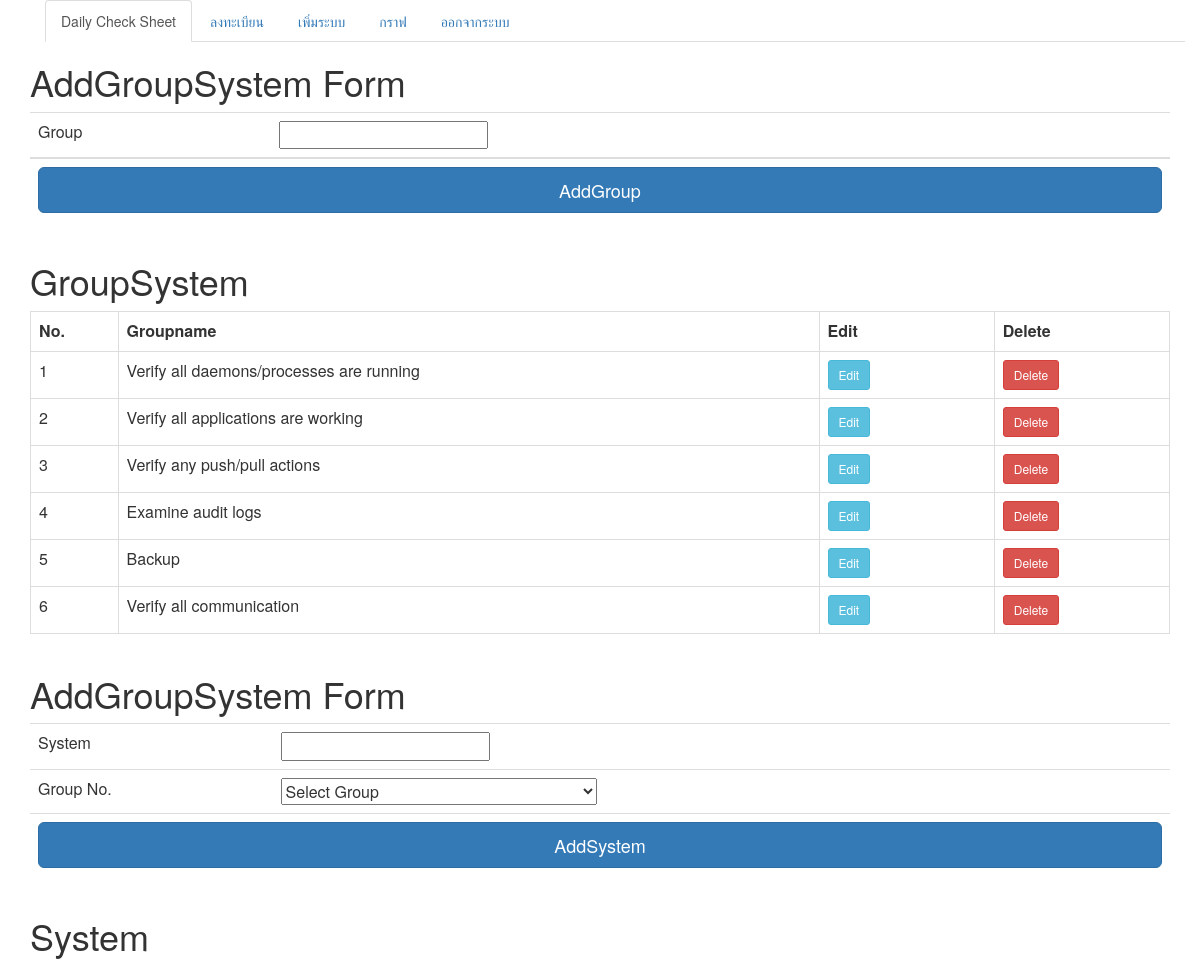
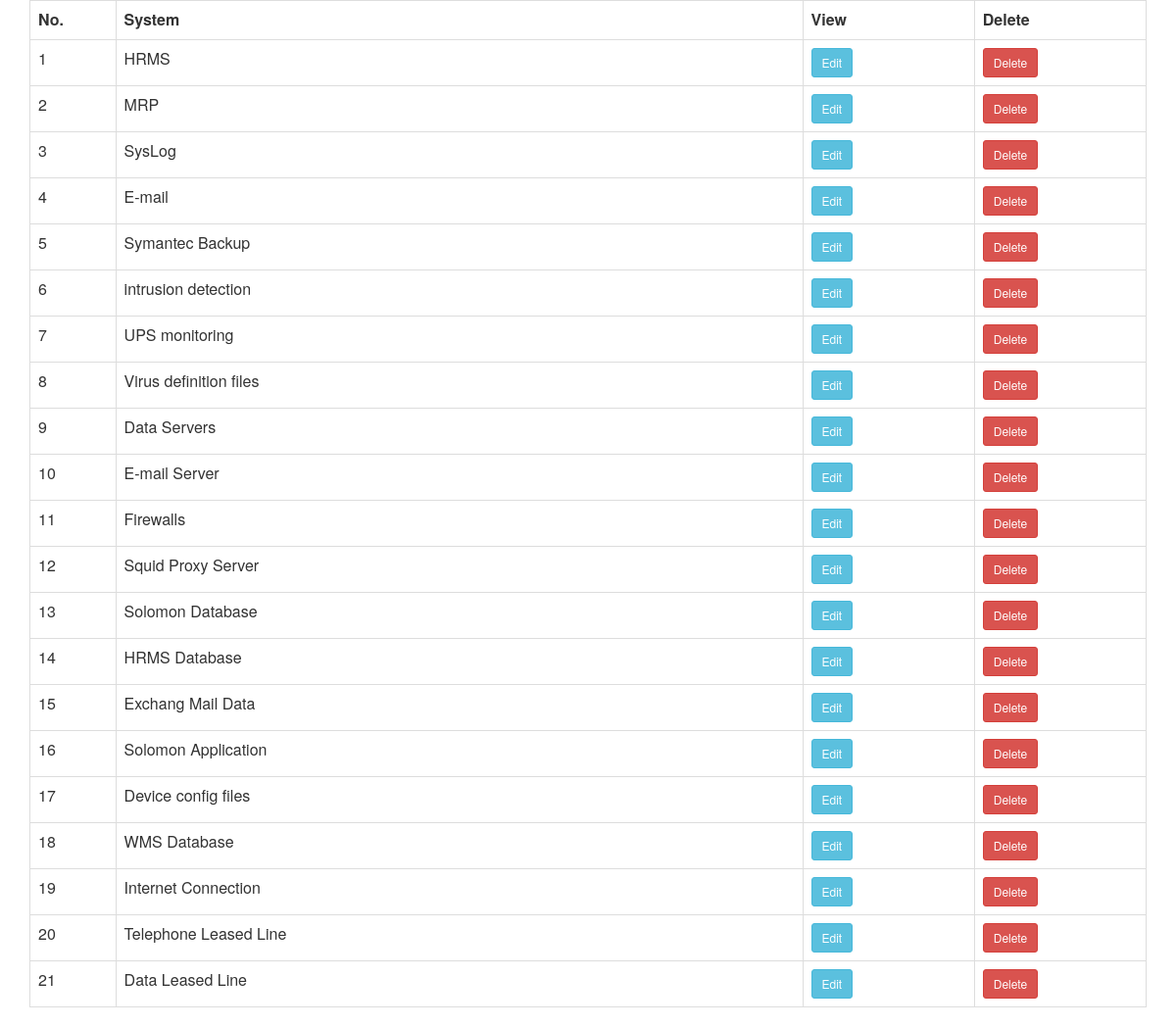
The app's page /addsystem.php (signed in) with its own data (2 pictures, top to bottom).
### tables this page shows
CREATE TABLE `tbgroup` (
  `g_id` int(100) NOT NULL,
  `g_name` varchar(500) NOT NULL
);

CREATE TABLE `tbitem` (
  `i_id` int(100) NOT NULL,
  `i_name` varchar(200) NOT NULL,
  `g_id` int(100) NOT NULL
);

### addsystem.php (the view, shortened to what this page needs)
<?php
    require_once("conn.php");
        ?>
<html>
<head>
<meta http-equiv="Content-Type" content="text/html; charset=utf-8"></head>
<link rel="stylesheet" href="https://maxcdn.bootstrapcdn.com/bootstrap/3.3.7/css/bootstrap.min.css">
<body>
<div class="container">
  <?php include_once 'manuBar.php';  ?>
</div>
<div class="container">
<form name="addgroup" method="post" action="savegroup.php" onsubmit="javascript:return checkvalidate1();">
  <h1>AddGroupSystem Form</h1>
  <table class="table table-hover">
    <tbody>
      <tr>
        <td>Group</td>
        <td>
          <input name="gname" type="text" id="gname">
        </td>
      </tr>
    </tbody>
    <tr><td colspan="2"><input type="submit" name="Submit" class="btn btn-primary btn-lg btn-block"
            value="AddGroup"></td></tr>
  </table>
</form>
 </div>
  <?php $tbgroup = "SELECT * FROM tbgroup ";
    $rows=@mysqli_query($con,$tbgroup);
    ?>
<div class="container">
<form>
<h1>GroupSystem</h1>
        <table  class="table table-bordered" >
         <tr>
        <th width="5%">No.</th>
        <th width="40%">Groupname</th>
        <th width="10%">Edit</th>
        <th width="10%">Delete</th>
        </tr>
<?php
    while ($num=mysqli_fetch_array($rows)) {
?>
      <tr>
      <td align="left"><? echo $num["g_id"]; ?></td>
      <td align="left"><? echo $num["g_name"]; ?></td>
      <td><input type="button" name="Edit" value="Edit" class="btn btn-info btn-sm edit_data" id="<?php echo $num['g_id'];?>" ></td>
      <td><input type="button" name="Delete" value="Delete" class="btn btn-danger btn-sm delete_data" id="<?php echo $num['g_id'];?>"></td>
      </tr>
              <? } ?>
        </table>
      </form>
  </div>
  <div class="container">
  <form name="addsystem" method="post" action="savegroup.php" onsubmit="javascript:return checkvalidate2();" >
    <h1>AddGroupSystem Form</h1>
    <table class="table table-hover">
      <tbody>
        <tr>
          <td>System</td>
          <td><input name="sname" type="text" id="sname"></td>
        </tr>
        <tr>
          <td> Group No.</td>
          <td>
            <select name="groupid" id="groupid">
              <option value="0" >Select Group</option>
            </select></td>
      </tr>
      <tr><td colspan="2"><input type="submit" name="Submit" class="btn btn-primary btn-lg btn-block"
              value="AddSystem"></td></tr>
      </tbody>
    </table>
    </div>
<div class="container">
  <form>
  <h1>System</h1>
        <table  class="table table-bordered" >
         <tr>
        <th width="5%">No.</th>
        <th width="40%">System</th>
        <th width="10%">View</th>
        <th width="10%">Delete</th>
        </tr>
 <?php $tbitem = "SELECT * FROM tbitem ";
      $rows=@mysqli_query($con,$tbitem);
    while ($num1=mysqli_fetch_array($rows)) {
 ?>
      <tr>
      <td align="left"><? echo $num1["i_id"]; ?></td>
      <td align="left"><? echo $num1["i_name"]; ?></td>
      <td><input type="button" name="Edit2" value="Edit" class="btn btn-info btn-sm edit_data2" id="<?php echo $num1['i_id'];?>"></td>
      <td><input type="button" name="delete2" value="Delete" class="btn btn-danger btn-sm delete_data2" id="<?php echo $num1['i_id'];?>"></td>
      </tr>
    <? } ?>
      </table>
      </form>
</body>
</html>

### manuBar.php
<div class="container">
  <ul class="nav nav-tabs">
    <li class="active"><a href='table2.php'>Daily Check Sheet</a></li>
    <li><a href='RegisterForm.php'>ลงทะเบียน</a></li>
    <li><a href='addsystem.php'>เพิ่มระบบ</a></li>
    <li><a href='reportChart.php'>กราฟ</a></li>
    <li><a href='logout.php'>ออกจากระบบ</a></li>
  </ul></div>

### records on screen
tbgroup: g_id "1", g_name "Verify all daemons/processes are running"
tbgroup: g_id "2", g_name "Verify all applications are working"
tbgroup: g_id "3", g_name "Verify any push/pull actions"
tbgroup: g_id "4", g_name "Examine audit logs"
tbgroup: g_id "5", g_name "Backup"
tbgroup: g_id "6", g_name "Verify all communication"
tbitem: i "1", i_name "HRMS"
tbitem: i "2", i_name "MRP"
tbitem: i "3", i_name "SysLog"
tbitem: i "4", i_name "E-mail"
tbitem: i "5", i_name "Symantec Backup"
tbitem: i "6", i_name "intrusion detection"
tbitem: i "7", i_name "UPS monitoring"
tbitem: i "8", i_name "Virus definition files"
tbitem: i "9", i_name "Data Servers"
tbitem: i "10", i_name "E-mail Server"
tbitem: i "11", i_name "Firewalls"
tbitem: i "12", i_name "Squid Proxy Server"
tbitem: i "13", i_name "Solomon Database"
tbitem: i "14", i_name "HRMS Database"
tbitem: i "15", i_name "Exchang Mail Data"
tbitem: i "16", i_name "Solomon Application"
tbitem: i "17", i_name "Device config files"
tbitem: i "18", i_name "WMS Database"
tbitem: i "19", i_name "Internet Connection"
tbitem: i "20", i_name "Telephone Leased Line"
tbitem: i "21", i_name "Data Leased Line"
